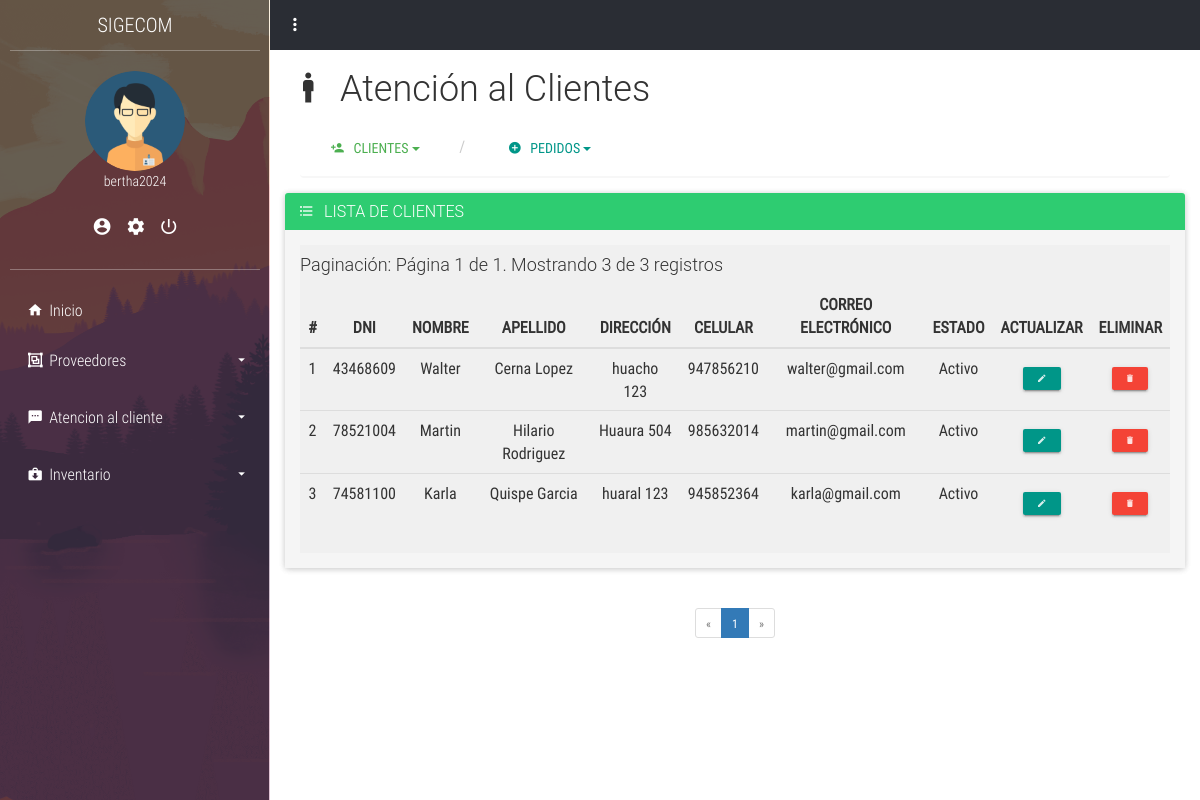
Page /atencion_cliente/clientes/lista_clientes.php (signed in) on the committed database.
### tables this page shows
CREATE TABLE IF NOT EXISTS `usuario` (
  `ID_usuario` int NOT NULL AUTO_INCREMENT,
  `id_personal` int DEFAULT NULL,
  `Nombre_usuario` varchar(50) NOT NULL,
  `Correo` varchar(250) DEFAULT NULL,
  `password` varchar(100) NOT NULL,
  `ID_tipousuario` int DEFAULT NULL,
  `Estado` int DEFAULT '1',
  `confirmado` int NOT NULL DEFAULT '0',
  `codigo` varchar(4) DEFAULT NULL,
  `token` int DEFAULT NULL,
  `fecha` timestamp NOT NULL,
  PRIMARY KEY (`ID_usuario`),
  KEY `ID_tipousuario` (`ID_tipousuario`),
  KEY `id_Personal` (`id_personal`)
);

CREATE TABLE IF NOT EXISTS `cliente` (
  `ID_cliente` int NOT NULL AUTO_INCREMENT,
  `Dni` varchar(10) NOT NULL,
  `Nombre` varchar(100) NOT NULL,
  `Apellido_paterno` varchar(100) NOT NULL,
  `Apellido_materno` varchar(250) NOT NULL,
  `Dirección` varchar(100) NOT NULL,
  `Celular` varchar(11) NOT NULL,
  `Correo_Electronico` varchar(150) DEFAULT NULL,
  `Estado` int DEFAULT '1',
  PRIMARY KEY (`ID_cliente`)
);

### app/config.php (called while the page is built, shortened)
<?php
$URL = "http://localhost/sigecom/";

### layout/sesion.php (called while the page is built, shortened)
<?php
if (isset($_SESSION['sesion_usuario'])) {
    $nombre_usuario_sesion = $_SESSION['sesion_usuario'];
    $sql = "SELECT u.ID_usuario, u.Nombre_usuario, u.ID_tipousuario, tu.Nombre_tipousuario as rol, p.ID_cargo, u.Correo
            FROM usuario as u
            INNER JOIN tipo_usuario as tu ON u.ID_tipousuario = tu.ID_tipousuario
            INNER JOIN personal as p ON u.id_personal = p.ID_personal
            WHERE Nombre_usuario = :nombre_usuario_sesion";
    $query = $pdo->prepare($sql);
    $query->execute(['nombre_usuario_sesion' => $nombre_usuario_sesion]);
    $usuarios = $query->fetchAll(PDO::FETCH_ASSOC);
    foreach ($usuarios as $usuario) {
        $nombres_sesion = $usuario['Nombre_usuario'];
        $rol_sesion = $usuario['rol'];
    }
} else {
    echo "no existe sesion";
    header('Location: ' . $URL . '/login');
}

### atencion_cliente/clientes/lista_clientes.php (the view, shortened to what this page needs)
<?php
include ('../../app/config.php');
include ('../../layout/sesion.php');
include ('../../layout/parte1.php');
?>
<div class="container-fluid">
<h1><i class="zmdi zmdi-male-alt zmdi-hc-fw"></i> Atención al Clientes</h1>
<?php
include ('../../layout/cliente.php');
?>
    <div class="panel panel-primary">
        <div class="panel-heading" style="background-color: #2ecc71; color: white;">
            <h3 class="panel-title"><i class="zmdi zmdi-format-list-bulleted"></i> &nbsp; LISTA DE CLIENTES</h3>
        </div>
        <div class="panel-body" style="background-color: #F5F5F5;">
            <div class="table-responsive" style="background-color: #f0f0f0;">
                <table class="table table-hover text-center">
                    <thead>
                        <tr>
                            <th class="text-center">#</th>
                            <th class="text-center">DNI</th>
                            <th class="text-center">NOMBRE</th>
                            <th class="text-center">APELLIDO</th>
                            <th class="text-center">DIRECCIÓN</th>
                            <th class="text-center">CELULAR</th>
                            <th class="text-center">CORREO ELECTRÓNICO</th>
                            <th class="text-center">ESTADO</th>
                            <th class="text-center">ACTUALIZAR</th>
                            <th class="text-center">ELIMINAR</th>
                        </tr>
                    </thead>
                    <tbody>
                        <?php
                            $limit = 3;
                            $page = (isset($_GET['page'])) ? $_GET['page'] : 1;
                            $offset = ($page - 1) * $limit;
                            $query = "SELECT * FROM cliente ORDER BY ID_cliente DESC LIMIT :limit OFFSET :offset";
                            $stmt = $pdo->prepare($query);
                            $stmt->bindParam(':limit', $limit, PDO::PARAM_INT);
                            $stmt->bindParam(':offset', $offset, PDO::PARAM_INT);
                            $stmt->execute();
                            $contador = $offset;
                            $total_records = $stmt->rowCount();
                            $total_pages = ceil($total_records / $limit);
                            echo "<h4>Paginación: Página $page de $total_pages. Mostrando $limit de $total_records registros</h4>";
                            while ($row = $stmt->fetch(PDO::FETCH_ASSOC)): ?>
                                <tr>
                                    <td><?php echo ++$contador; ?></td>
                                    <td><?php echo htmlspecialchars($row['Dni']); ?></td>
                                    <td><?php echo htmlspecialchars($row['Nombre']); ?></td>
                                    <td><?php echo htmlspecialchars($row['Apellido_paterno'] . ' ' . $row['Apellido_materno']); ?></td>
                                    <td><?php echo htmlspecialchars($row['Dirección']); ?></td>
                                    <td><?php echo htmlspecialchars($row['Celular']); ?></td>
                                    <td><?php echo htmlspecialchars($row['Correo_Electronico']); ?></td>
                                    <td><?php echo htmlspecialchars($row['Estado'] == 1 ? 'Activo' : 'Inactivo'); ?></td>
                                    <td>
                                        <button type="button" class="btn btn-primary btn-raised btn-xs" onclick="window.location.href = 'editar_cliente.php?ID_cliente=<?php echo $row['ID_cliente']; ?>'">
                                            <i class="zmdi zmdi-edit"></i>
                                        </button>
                                    </td>
                                    <td>
                                        <button type="button" class="btn btn-danger btn-raised btn-xs" onclick="deleteClienteUnique(<?php echo htmlspecialchars($row['ID_cliente']); ?>);">
                                            <i class="zmdi zmdi-delete"></i>
                                        </button>
                                    </td>
                                </tr>
                            <?php endwhile; ?>
                    </tbody>
                </table>
            </div>
        </div>
    </div>
</div>
<nav class="text-center">
    <ul class="pagination pagination-sm">
        <li class="<?php echo ($page <= 1) ? 'disabled' : ''; ?>">
            <a href="?page=<?php echo ($page > 1) ? $page - 1 : 1; ?>">«</a>
        </li>
        <?php
            $query = "SELECT COUNT(*) as total FROM cliente";
            $stmt = $pdo->query($query);
            $total = $stmt->fetchColumn();
            $pages = ceil($total / $limit);
            for ($i = 1; $i <= $pages; $i++) {
                $active = ($page == $i) ? 'active' : '';
                echo '<li class="' . $active . '"><a href="?page=' . $i . '">' . $i . '</a></li>';
            }
        ?>
        <li class="<?php echo ($page >= $pages) ? 'disabled' : ''; ?>">
            <a href="?page=<?php echo ($page < $pages) ? $page + 1 : $pages; ?>">»</a>
        </li>
    </ul>
</nav>

### layout/parte1.php (shortened to what this page needs)
<!DOCTYPE html>
<html lang="es">
<head>
	<link rel="stylesheet" href="<?php echo $URL; ?>/plant/css/main.css">
</head>
<body>
	<section class="full-box cover dashboard-sideBar">
		<div class="full-box dashboard-sideBar-ct">
			<div class="full-box text-uppercase text-center text-titles dashboard-sideBar-title">
				SIGECOM <i class="zmdi zmdi-close btn-menu-dashboard visible-xs"></i>
			</div>
			<div class="full-box dashboard-sideBar-UserInfo">
				<figure class="full-box">
					<img src="<?php echo $URL; ?>/plant/assets/avatars/AdminMaleAvatar.png" alt="UserIcon">
					<figcaption class="text-center text-titles"><?php echo $nombres_sesion; ?></figcaption>
				</figure>
				<ul class="full-box list-unstyled text-center">
					<li>
						<a href="<?php echo $URL; ?>/my_data" title="Mis datos">
							<i class="zmdi zmdi-account-circle"></i>
						</a>
					</li>
					<li>
						<a href="<?php echo $URL; ?>/my_account" title="Mi cuenta">
							<i class="zmdi zmdi-settings"></i>
						</a>
					</li>
					<li>
    <a href="#" title="Cerrar Sesión" onclick="confirmacionCerrarSesion(event)">
        <i class="zmdi zmdi-power"></i>
    </a>
</li>
				</ul>
			</div>
			<ul class="list-unstyled full-box dashboard-sideBar-Menu">
				<li>
					<a href="<?php echo $URL; ?>/home.php">
						<i class="zmdi zmdi-home zmdi-hc-fw"></i> Inicio
					</a>
				</li>
				<?php if ($rol_sesion !== "tecnico"): ?>
				<li>
					<a href="#!" class="btn-sideBar-SubMenu">
						<i class="zmdi zmdi-group zmdi-hc-fw"></i> Proveedores <i class="zmdi zmdi-caret-down pull-right"></i>
					</a>
					<ul class="list-unstyled full-box">
					</ul>
				</li>
<?php endif; ?>
				<?php if ($rol_sesion !== "tecnico"): ?>
				<li>
					<a href="#!" class="btn-sideBar-SubMenu">
						<i class="zmdi zmdi-comment-more zmdi-hc-fw"></i> Atencion al cliente<i class="zmdi zmdi-caret-down pull-right"></i>
					</a>
					<ul class="list-unstyled full-box">
					</ul>
				</li>
				<?php endif; ?>
				<?php if ($rol_sesion !== "tecnico"): ?>
				<li>
					<a href="#!" class="btn-sideBar-SubMenu">
						<i class="zmdi zmdi-case-download zmdi-hc-fw"></i> Inventario <i class="zmdi zmdi-caret-down pull-right"></i>
					</a>
					<ul class="list-unstyled full-box">
					</ul>
				</li>
				<?php endif; ?>
			</ul>
		</div>
	</section>
	<section class="full-box dashboard-contentPage">
		<nav class="full-box dashboard-Navbar">
			<ul class="full-box list-unstyled text-right">
				<li class="pull-left">
					<a href="#!" class="btn-menu-dashboard"><i class="zmdi zmdi-more-vert"></i></a>
				</li>
			</ul>
		</nav>
</body>
</html>

### plant/css/main.css (style rules this page uses)
body, html { background-color: #fff; width: 100%; height: 100%; margin: 0; padding: 0; position: relative; font-size: 16px; font-family: 'RobotoCondensed'; overflow: hidden; }
.full-box { margin: 0; padding: 0; width: 100%; box-sizing: border-box; }
.cover { background: 50% 50% no-repeat; background-size: cover; }
.text-titles { font-family: 'RobotoCondensedLight' }
.dashboard-sideBar, .dashboard-contentPage { position: absolute; top: 0; height: 100%; transition: all .3s ease-in-out; }
.dashboard-sideBar, .dashboard-sideBar-ct { width: 270px; }
.dashboard-sideBar { left: 0; z-index: 2; background-image: url('../assets/img/sideBar.png'); border-right: 1px solid rgba(255, 255, 255, .7); overflow: hidden; }
.dashboard-sideBar-ct { position: relative; height: 100%; background-color: rgba(42, 45, 52, 0.7); padding: 0 10px; padding-bottom: 30px; }
.dashboard-sideBar-title, .dashboard-sideBar-title > i { height: 50px; line-height: 50px; color: #fff; font-size: 20px; }
.dashboard-sideBar-title { position: relative; }
.dashboard-sideBar-UserInfo { border-top: 1px solid rgba(255, 255, 255, .3); border-bottom: 1px solid rgba(255, 255, 255, .3); color: #fff; font-size: 14px; padding: 20px 0; }
.dashboard-sideBar-UserInfo figure img { width: 100px; height: 100px; border-radius: 100%; display: block; margin: 0 auto; }
.dashboard-sideBar-UserInfo ul { margin-top: 15px; }
.dashboard-sideBar-UserInfo ul > li, .dashboard-sideBar-UserInfo ul > li > a { display: inline-block; color: #fff; }
.dashboard-sideBar-UserInfo ul > li > a { outline: none; font-size: 20px; padding: 7px; transition: all .3s ease-in-out; }
.dashboard-sideBar-Menu { padding-top: 15px; }
.dashboard-sideBar-Menu > li, .dashboard-sideBar-Menu > li > a, .dashboard-sideBar-Menu > li > ul > li, .dashboard-sideBar-Menu > li > ul > li > a { line-height: 50px; font-family: "RobotoCondensedLight"; display: block; color: #fff; text-decoration: none; border-radius: 4px; transition: all .3s ease-in-out; position: relative; }
.dashboard-sideBar-Menu > li > a > i.zmdi-caret-down { line-height: 50px; transition: all .3s ease-in-out; }
.dashboard-sideBar-Menu > li > a { padding: 0 15px; box-sizing: border-box; height: 50px; outline: none; }
.dashboard-sideBar-Menu > li > ul { position: relative; padding-top: 7px; height: 0; overflow: hidden; }
.dashboard-contentPage { right: 0; z-index: 1; padding-left: 270px; }
.dashboard-Navbar, .dashboard-Navbar > ul, .dashboard-Navbar > ul >li, .dashboard-Navbar > ul > li > a { height: 50px; line-height: 50px; }
.dashboard-Navbar > ul > li > a { outline: none; }
.dashboard-Navbar { background-color: #2A2D34; overflow: hidden; }
.dashboard-Navbar > ul >li, .dashboard-Navbar > ul > li > a { display: inline-block; width: 50px; text-align: center; color: #fff; margin: 0; padding: 0; font-size: 20px; transition: all .3s ease-in-out; position: relative; }

### rows in the picture
usuario: Nombre_usuario "bertha2024"
cliente: Dni "43468609", Nombre "Walter", Apellido_paterno+Apellido_materno "Cerna Lopez", Dirección "huacho 123", Celular "947856210", Correo_Electronico "walter@gmail.com", Estado "Activo"
cliente: Dni "78521004", Nombre "Martin", Apellido_paterno+Apellido_materno "Hilario Rodriguez", Dirección "Huaura 504", Celular "985632014", Correo_Electronico "martin@gmail.com", Estado "Activo"
cliente: Dni "74581100", Nombre "Karla", Apellido_paterno+Apellido_materno "Quispe Garcia", Dirección "huaral 123", Celular "945852364", Correo_Electronico "karla@gmail.com", Estado "Activo"

### other values in the picture
$page "1"
$total_pages "1"
$limit "3"
$total_records "3"
